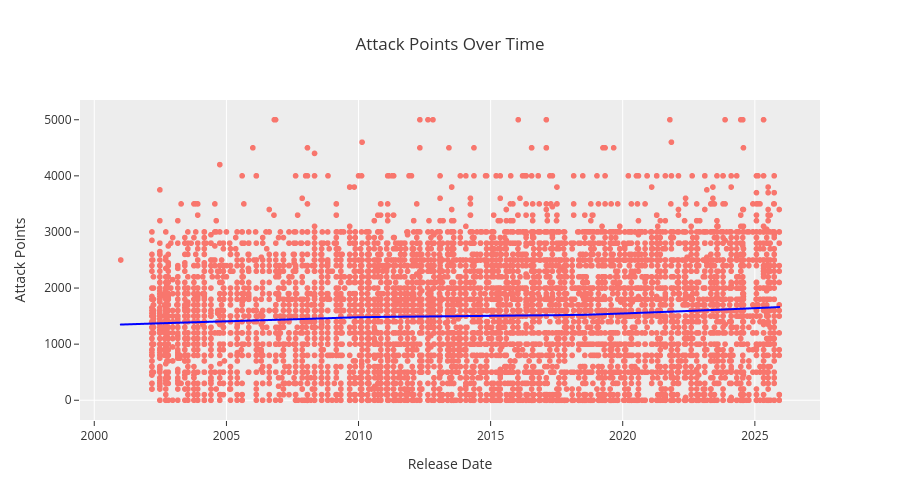

Notebook code cell kept with this figure:
### Code cell
# Plot atk and def points over Date
fig = px.scatter(
    atk_def_data,
    x='tcg_date_dt',
    y='atk',
    title='Attack Points Over Time',
    height=500,
    template='ggplot2',
    trendline='lowess',
    # Make the lowess line standout more
    trendline_color_override='blue',
    labels={'tcg_date_dt': 'Release Date', 'atk': 'Attack Points'}
)
fig.update_yaxes(showgrid=False)
fig.update_layout(xaxis_title='Release Date', yaxis_title='Attack Points')
fig.show()

### Figure 1 — Plotly figure (JSON) as saved in the notebook; plotly's stock layout.template omitted (floating-point values rounded to 4 significant figures; data arrays with more than 128 entries replaced by an {"elided": "..."} marker saying what was removed)
{"data": [{"hovertemplate": "Release Date=%{x}<br>Attack Points=%{y}<extra></extra>", "legendgroup": "", "marker": {"color": "#F8766D", "symbol": "circle"}, "mode": "markers", "name": "", "showlegend": false, "type": "scattergl", "x": {"elided": "8184 str values"}, "xaxis": "x", "y": {"elided": "8184 float values"}, "yaxis": "y"}, {"hovertemplate": "<b>LOWESS trendline</b><br><br>Release Date=%{x}<br>Attack Points=%{y} <b>(trend)</b><extra></extra>", "legendgroup": "", "line": {"color": "blue"}, "marker": {"color": "#F8766D", "symbol": "circle"}, "mode": "lines", "name": "", "showlegend": false, "type": "scattergl", "x": {"elided": "8184 str values"}, "xaxis": "x", "y": {"elided": "8184 float values"}, "yaxis": "y"}], "layout": {"height": 500, "legend": {"tracegroupgap": 0}, "title": {"text": "Attack Points Over Time"}, "xaxis": {"anchor": "y", "domain": [0, 1], "title": {"text": "Release Date"}}, "yaxis": {"anchor": "x", "domain": [0, 1], "showgrid": false, "title": {"text": "Attack Points"}}}}
